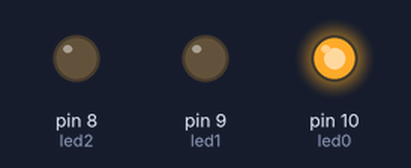
This sketch was run on a simulated Arduino Uno, built with avr-gcc and run on an emulated ATmega328P. On the bench: output pins drawn as LEDs (lit = HIGH).

Above: at 0.12 s.
At 0.62 s:
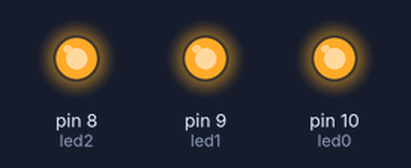
At 0.87 s:
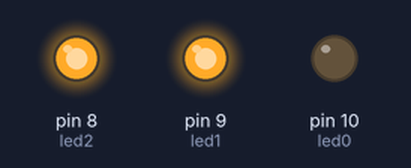
At 1.12 s:
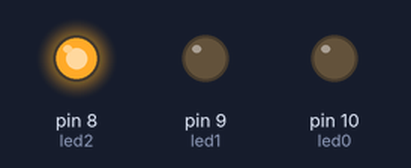
At 1.87 s:
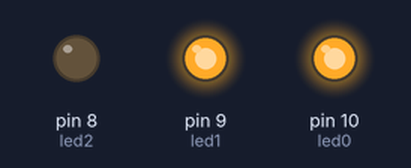
At 2.87 s:
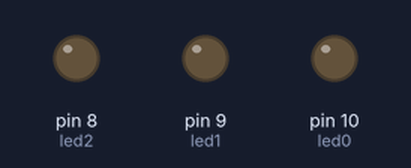
Timing chart, 0 to 3.5 s (numbered marks = the images above):
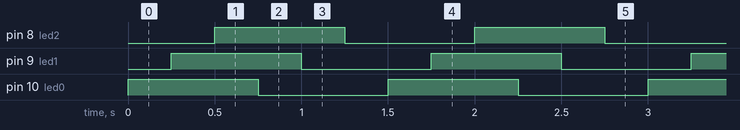

The sketch:

Attiny84_Arduino_Shield_02.ino
```cpp
/*
Blink for Attiny-84

Pin Attiny84
  1 VCC
  2 D0
  3 D1
  4 Reset
  5 D2
  6 D3  (A7)
  7 D4  (A6) MOSI

  8 D5  (A5) MISO
  9 D6  (A4) SCK
 10 D7  (A3)
 11 D8  (A2)
 12 D9  (A1)
 13 D10 (A0) AREPF
 14 GND


 */

int led0 = 10;
int led1 = 9;
int led2 = 8;

int delay_time = 250;

// the setup routine runs once when you press reset:
void setup()
{
  // initialize the digital pin as an output.
  pinMode(led0,OUTPUT);
  pinMode(led1,OUTPUT);
  pinMode(led2,OUTPUT);


}

// the loop routine runs over and over again forever:
void loop()
{
  digitalWrite(led0,HIGH);   // turn the LED on (HIGH is the voltage level)
  delay(delay_time);               // wait for a time

  digitalWrite(led1,HIGH);
  delay(delay_time);

  digitalWrite(led2,HIGH);
  delay(delay_time);


  digitalWrite(led0,LOW);    // turn the LED off by making the voltage LOW
  delay(delay_time);               // wait for a time

  digitalWrite(led1,LOW);
  delay(delay_time);

  digitalWrite(led2,LOW);
  delay(delay_time);

}
```

Measured:
- by itself, pin 8 (led2), pin 9 (led1), pin 10 (led0): alternates HIGH for 0.75 s and LOW for 0.75 s
- by itself, everything shown: repeats every 1.5 s, in 6 steps
